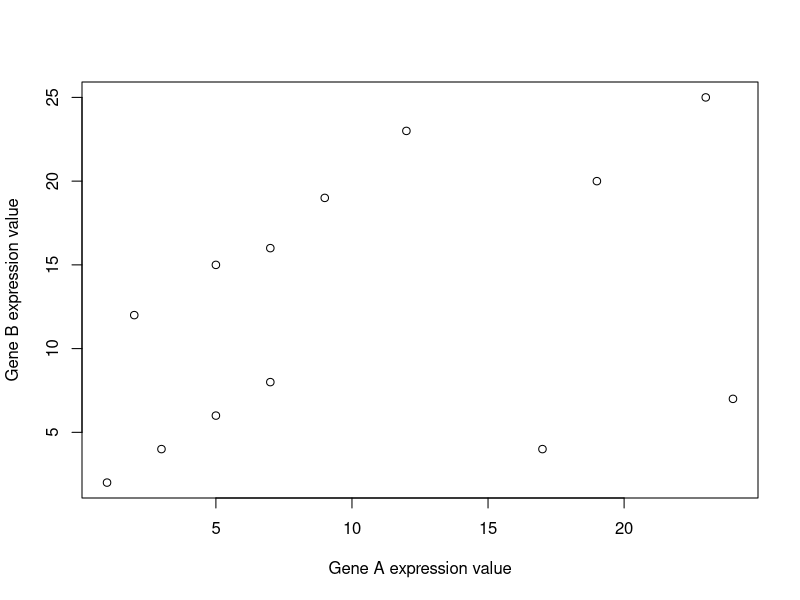

Write the R code that produced this figure.
geneA <- c(1,3,5,7,2,5,7,9,12,23,17,24,19)
geneB <- c(2,4,6,8,12,15,16,19,23,25,4,7,20)
head(cbind(geneA, geneB))
dev.copy(png, '~/Desktop/plot.png')
plot(geneA, geneB, xlab="Gene A expression value", ylab="Gene B expression value")
dev.off()
